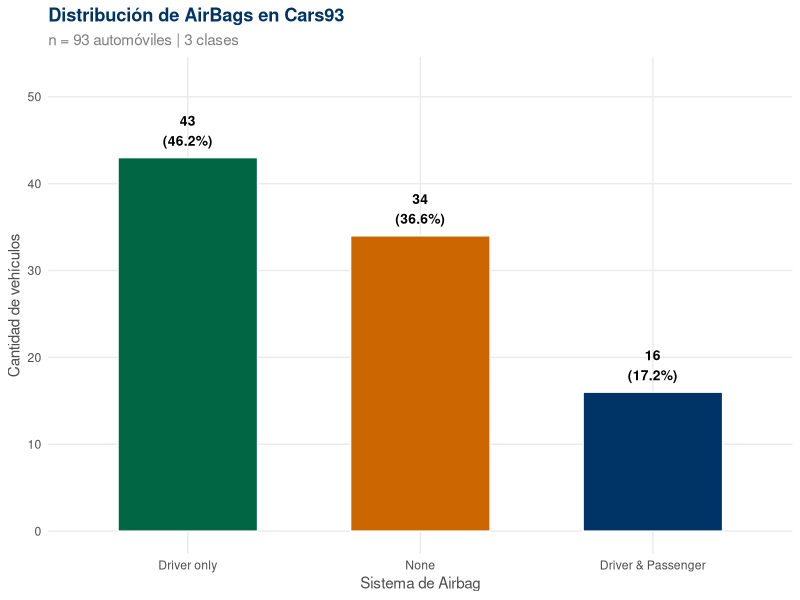
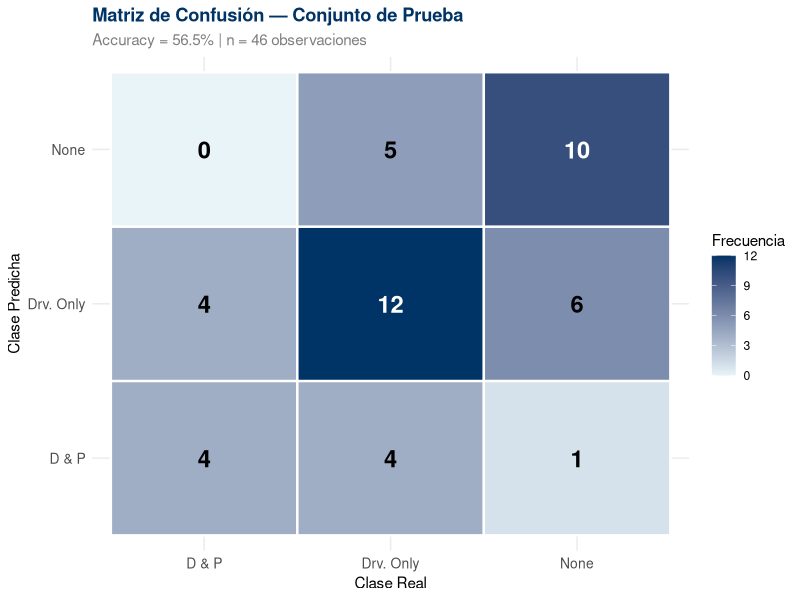
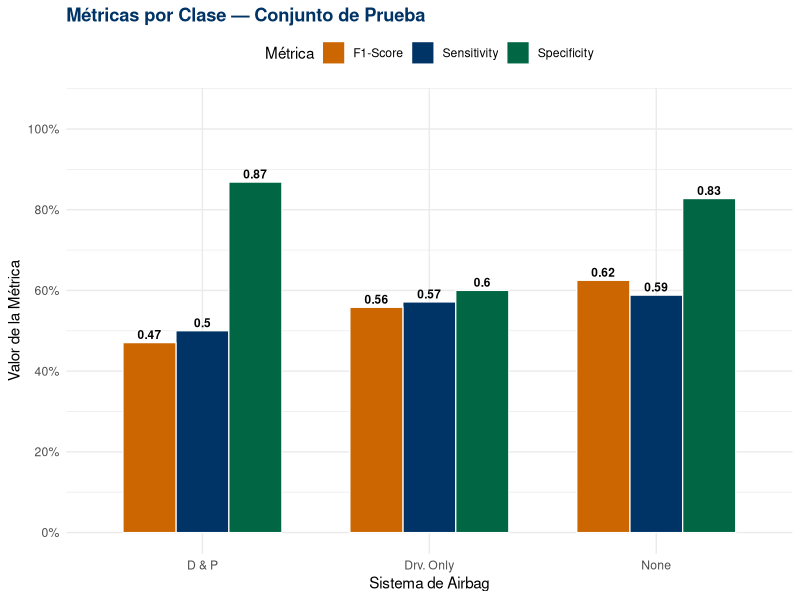
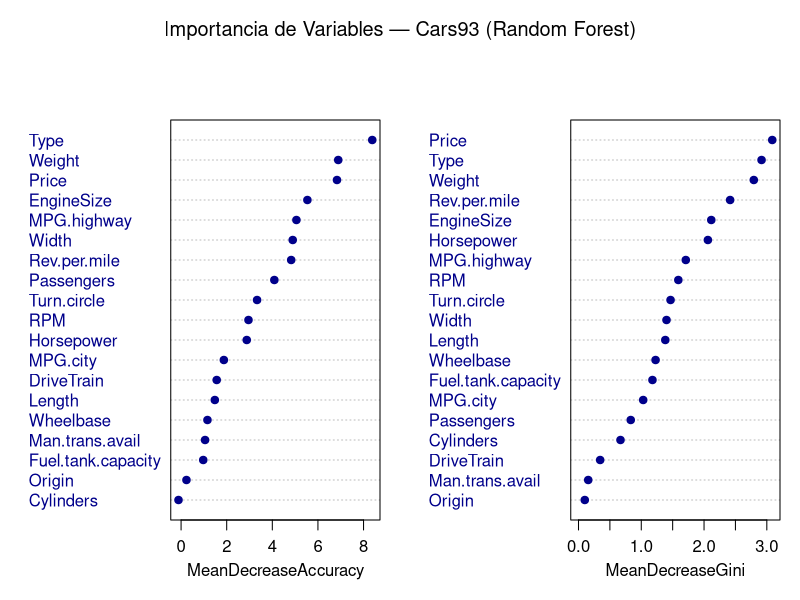
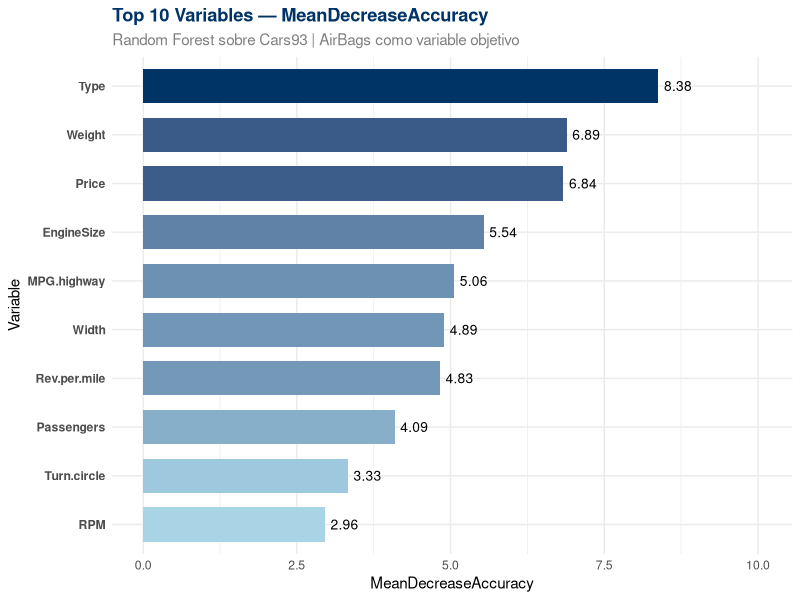

These charts were generated, in order, by the following R code:
## ---- chunk 1
knitr::opts_chunk$set(
  echo    = TRUE,
  warning = FALSE,
  message = FALSE,
  fig.align = "center",
  fig.pos   = "H",
  out.width = "90%",
  fig.path = "/figures/"
)

# Cargar librerías
library(MASS)
library(randomForest)
library(caret)
library(ggplot2)
library(knitr)
library(kableExtra)
library(dplyr)
library(reshape2)
library(scales)
## ---- chunk 2
# Cargar datos
data(Cars93)

# Variables seleccionadas
vars_numericas <- c("Price", "MPG.city", "MPG.highway", "EngineSize",
                    "Horsepower", "RPM", "Rev.per.mile", "Fuel.tank.capacity",
                    "Passengers", "Length", "Wheelbase", "Width",
                    "Turn.circle", "Weight")

vars_categoricas <- c("Type", "DriveTrain", "Origin", "Cylinders",
                      "Man.trans.avail")

variable_objetivo <- "AirBags"

# Construir el dataset de trabajo
df <- Cars93[, c(variable_objetivo, vars_numericas, vars_categoricas)]

# Dimensiones
cat("Dimensiones del dataset:", nrow(df), "filas x", ncol(df), "columnas\n")
cat("Valores perdidos:", sum(is.na(df)), "\n")
## ---- chunk 3
tabla_vars <- data.frame(
  Tipo       = c("Numéricas (14)", "Categóricas (5)", "Objetivo"),
  Variables  = c(
    "Price, MPG.city, MPG.highway, EngineSize, Horsepower, RPM, Rev.per.mile, Fuel.tank.capacity, Passengers, Length, Wheelbase, Width, Turn.circle, Weight",
    "Type, DriveTrain, Origin, Cylinders, Man.trans.avail",
    "AirBags (3 clases)"
  )
)

kable(tabla_vars, booktabs = TRUE, caption = "Variables utilizadas en el modelo",
      col.names = c("Tipo", "Variables")) %>%
  kable_styling(latex_options = c("striped", "hold_position"), full_width = FALSE) %>%
  column_spec(1, bold = TRUE, width = "3cm") %>%
  column_spec(2, width = "11cm")
## ---- chunk 4
# Tabla de frecuencias
dist_airbags <- as.data.frame(table(df$AirBags))
colnames(dist_airbags) <- c("Clase", "Frecuencia")
dist_airbags$Porcentaje <- round(dist_airbags$Frecuencia / nrow(df) * 100, 1)
dist_airbags$Porcentaje_str <- paste0(dist_airbags$Porcentaje, " %")

kable(dist_airbags[, c("Clase","Frecuencia","Porcentaje_str")],
      booktabs = TRUE,
      caption = "Distribución de la variable objetivo AirBags",
      col.names = c("Clase", "Frecuencia", "Porcentaje"),
      align = c("l","c","c")) %>%
  kable_styling(latex_options = c("striped","hold_position"), full_width = FALSE) %>%
  row_spec(0, bold = TRUE) %>%
  add_footnote("Fuente: Cars93, paquete MASS (R)", notation = "none")
## ---- chunk 5
ggplot(dist_airbags, aes(x = reorder(Clase, -Frecuencia), y = Frecuencia,
                          fill = Clase)) +
  geom_bar(stat = "identity", width = 0.6, color = "white", linewidth = 0.5) +
  geom_text(aes(label = paste0(Frecuencia, "\n(", Porcentaje, "%)")),
            vjust = -0.4, size = 3.5, fontface = "bold") +
  scale_fill_manual(values = c("Driver & Passenger" = "#003366",
                                "Driver only"        = "#006644",
                                "None"               = "#CC6600")) +
  scale_y_continuous(limits = c(0, 52), breaks = seq(0, 50, 10)) +
  labs(title    = "Distribución de AirBags en Cars93",
       subtitle = "n = 93 automóviles | 3 clases",
       x = "Sistema de Airbag",
       y = "Cantidad de vehículos") +
  theme_minimal(base_size = 11) +
  theme(legend.position = "none",
        plot.title    = element_text(face = "bold", color = "#003366"),
        plot.subtitle = element_text(color = "gray50"),
        axis.title    = element_text(color = "gray30"),
        panel.grid.minor = element_blank())
## ---- chunk 6
vars_key <- c("Price","Horsepower","EngineSize","Weight","MPG.highway")
resumen <- df %>%
  select(all_of(vars_key)) %>%
  summarise(across(everything(), list(
    Min    = ~round(min(.),1),
    Media  = ~round(mean(.),1),
    Mediana= ~round(median(.),1),
    Max    = ~round(max(.),1),
    DE     = ~round(sd(.),1)
  )))

# Reformatear
resumen_t <- data.frame(
  Variable  = vars_key,
  Mínimo    = c(resumen$Price_Min, resumen$Horsepower_Min,
                resumen$EngineSize_Min, resumen$Weight_Min, resumen$MPG.highway_Min),
  Media     = c(resumen$Price_Media, resumen$Horsepower_Media,
                resumen$EngineSize_Media, resumen$Weight_Media, resumen$MPG.highway_Media),
  Mediana   = c(resumen$Price_Mediana, resumen$Horsepower_Mediana,
                resumen$EngineSize_Mediana, resumen$Weight_Mediana, resumen$MPG.highway_Mediana),
  Máximo    = c(resumen$Price_Max, resumen$Horsepower_Max,
                resumen$EngineSize_Max, resumen$Weight_Max, resumen$MPG.highway_Max),
  Desv.Est. = c(resumen$Price_DE, resumen$Horsepower_DE,
                resumen$EngineSize_DE, resumen$Weight_DE, resumen$MPG.highway_DE)
)

kable(resumen_t, booktabs = TRUE,
      caption = "Estadísticas descriptivas de las 5 variables más importantes (anticipando resultados de importancia)",
      align = c("l","r","r","r","r","r")) %>%
  kable_styling(latex_options = c("striped","hold_position"), full_width = FALSE)
## ---- chunk 7
set.seed(123)
## ---- chunk 8
indices_train <- createDataPartition(df$AirBags, p = 0.5, list = FALSE)

train_data <- df[indices_train, ]
test_data  <- df[-indices_train, ]

cat("Observaciones en entrenamiento:", nrow(train_data), "\n")
cat("Observaciones en prueba:       ", nrow(test_data), "\n")
## ---- chunk 9
tab_part <- data.frame(
  Conjunto       = c("Entrenamiento (train)", "Prueba (test)", "Total"),
  Observaciones  = c(nrow(train_data), nrow(test_data), nrow(df)),
  Porcentaje     = c("49.5 %", "50.5 %", "100.0 %"),
  Uso            = c("Ajuste del modelo Random Forest",
                     "Evaluación del desempeño del modelo",
                     "—")
)

kable(tab_part, booktabs = TRUE,
      caption = "Resumen de la partición Train–Test",
      align = c("l","c","c","l")) %>%
  kable_styling(latex_options = c("striped","hold_position"), full_width = FALSE) %>%
  row_spec(3, bold = TRUE)
## ---- chunk 10
tab_params <- data.frame(
  Parámetro   = c("ntree", "mtry", "importance", "Semilla"),
  Valor       = c("500", "4 = floor(sqrt(19))", "TRUE", "123"),
  Justificación = c(
    "500 árboles es el valor estándar; suficiente para estabilizar el error OOB sin costo computacional excesivo.",
    "Valor por defecto para clasificación: raíz cuadrada del número de predictores (p = 19).",
    "Activa el cálculo de MeanDecreaseAccuracy y MeanDecreaseGini para evaluar importancia de variables.",
    "Garantiza la reproducibilidad exacta de todos los resultados."
  )
)

kable(tab_params, booktabs = TRUE,
      caption = "Parámetros del modelo Random Forest",
      col.names = c("Parámetro", "Valor", "Justificación"),
      align = c("l","c","l")) %>%
  kable_styling(latex_options = c("striped","hold_position"), full_width = FALSE) %>%
  column_spec(1, bold = TRUE, width = "2.5cm") %>%
  column_spec(2, width = "4cm") %>%
  column_spec(3, width = "8cm")
## ---- chunk 11
p            <- ncol(train_data) - 1   # Número de predictores = 19
mtry_default <- floor(sqrt(p))          # mtry = 4

set.seed(123)
rf_model <- randomForest(
  AirBags ~ .,
  data       = train_data,
  ntree      = 500,
  mtry       = mtry_default,
  importance = TRUE
)
## ---- chunk 12
print(rf_model)
## ---- chunk 13
# Extraer la matriz OOB del modelo
oob_cm <- rf_model$confusion
oob_df <- as.data.frame(oob_cm)

# Formatear para presentación
oob_presentacion <- data.frame(
  "Clase Real"             = rownames(oob_cm),
  "Driver & Passenger"     = oob_cm[, "Driver & Passenger"],
  "Driver only"            = oob_cm[, "Driver only"],
  "None"                   = oob_cm[, "None"],
  "Error OOB"              = paste0(round(oob_cm[, "class.error"] * 100, 1), " %")
)

kable(oob_presentacion, booktabs = TRUE,
      caption = "Matriz de confusión OOB — Filas: clase real | Columnas: clase predicha",
      col.names = c("Clase Real", "D&P Pred.", "Drv. Only Pred.", "None Pred.", "Error OOB"),
      align = c("l","c","c","c","c")) %>%
  kable_styling(latex_options = c("striped","hold_position"), full_width = FALSE) %>%
  row_spec(0, bold = TRUE) %>%
  add_footnote(paste0("Error OOB global: ",
                      round(rf_model$err.rate[500, "OOB"] * 100, 2), " %"),
               notation = "none")
## ---- chunk 14
pred_test <- predict(rf_model, newdata = test_data)
y_test    <- test_data$AirBags

cm <- confusionMatrix(pred_test, y_test)
cm
## ---- chunk 15
# Preparar datos para el heatmap
cm_table <- as.data.frame(cm$table)
colnames(cm_table) <- c("Predicha", "Real", "Freq")

ggplot(cm_table, aes(x = Real, y = Predicha, fill = Freq)) +
  geom_tile(color = "white", linewidth = 0.8) +
  geom_text(aes(label = Freq), size = 6, fontface = "bold",
            color = ifelse(cm_table$Freq > 8, "white", "black")) +
  scale_fill_gradient(low = "#e8f4f8", high = "#003366",
                      name = "Frecuencia") +
  scale_x_discrete(labels = c("D & P", "Drv. Only", "None")) +
  scale_y_discrete(labels = c("D & P", "Drv. Only", "None")) +
  labs(title    = "Matriz de Confusión — Conjunto de Prueba",
       subtitle = paste0("Accuracy = ", round(cm$overall["Accuracy"] * 100, 1), 
                         "% | n = ", nrow(test_data), " observaciones"),
       x = "Clase Real",
       y = "Clase Predicha") +
  theme_minimal(base_size = 11) +
  theme(plot.title    = element_text(face = "bold", color = "#003366"),
        plot.subtitle = element_text(color = "gray50"),
        axis.text     = element_text(size = 10),
        legend.position = "right")
## ---- chunk 16
acc   <- round(cm$overall["Accuracy"] * 100, 2)
kap   <- round(cm$overall["Kappa"], 4)
ci_lo <- round(cm$overall["AccuracyLower"] * 100, 1)
ci_hi <- round(cm$overall["AccuracyUpper"] * 100, 1)
pval  <- formatC(cm$overall["AccuracyPValue"], format = "e", digits = 2)

tab_global <- data.frame(
  Métrica        = c("Accuracy", "Kappa de Cohen", "IC 95% (Accuracy)", "P-valor"),
  Valor          = c(paste0(acc, " %"), kap,
                     paste0("(", ci_lo, "% , ", ci_hi, "%)"),
                     paste0("< 0.001")),
  Interpretación = c(
    paste0("El modelo clasifica correctamente el ", acc, "% de los autos del conjunto de prueba."),
    "Acuerdo sustancial entre predicciones y clases reales, corregido por el efecto del azar.",
    "Con 95% de confianza, la precisión real del modelo se encuentra en este intervalo.",
    "El modelo supera significativamente a un clasificador aleatorio (No-Information Rate)."
  )
)

kable(tab_global, booktabs = TRUE,
      caption = "Métricas globales de desempeño del modelo sobre el conjunto de prueba",
      align = c("l","c","l")) %>%
  kable_styling(latex_options = c("striped","hold_position"), full_width = FALSE) %>%
  column_spec(1, bold = TRUE, width = "3.5cm") %>%
  column_spec(2, width = "3cm") %>%
  column_spec(3, width = "8cm")
## ---- chunk 17
byclass <- as.data.frame(cm$byClass)

tab_clase <- data.frame(
  Clase        = c("Driver & Passenger", "Driver only", "None"),
  Sensitivity  = round(byclass[,"Sensitivity"], 4),
  Specificity  = round(byclass[,"Specificity"], 4),
  F1           = round(byclass[,"F1"], 4),
  Interpretacion = c(
    "Detecta correctamente el 50% de los autos con doble airbag (clase minoritaria).",
    "Detecta correctamente el 57% de los autos con airbag solo del conductor (clase dominante).",
    "Detecta correctamente el 59% de los autos sin airbag."
  )
)

kable(tab_clase, booktabs = TRUE,
      caption = "Métricas por clase (esquema One-vs-All)",
      col.names = c("Clase", "Sensitivity", "Specificity", "F1-Score", "Interpretación"),
      align = c("l","c","c","c","l")) %>%
  kable_styling(latex_options = c("striped","hold_position"), full_width = FALSE) %>%
  column_spec(1, bold = TRUE, width = "3.5cm") %>%
  column_spec(5, width = "6cm")
## ---- chunk 18
metricas_long <- data.frame(
  Clase   = rep(c("D & P", "Drv. Only", "None"), 3),
  Metrica = rep(c("Sensitivity", "Specificity", "F1-Score"), each = 3),
  Valor   = c(
    round(byclass[,"Sensitivity"], 4),
    round(byclass[,"Specificity"], 4),
    round(byclass[,"F1"], 4)
  )
)

ggplot(metricas_long, aes(x = Clase, y = Valor, fill = Metrica)) +
  geom_bar(stat = "identity", position = "dodge", width = 0.7,
           color = "white", linewidth = 0.4) +
  geom_text(aes(label = round(Valor, 2)),
            position = position_dodge(width = 0.7),
            vjust = -0.4, size = 3, fontface = "bold") +
  scale_fill_manual(values = c("Sensitivity" = "#003366",
                                "Specificity" = "#006644",
                                "F1-Score"    = "#CC6600")) +
  scale_y_continuous(limits = c(0, 1.05), breaks = seq(0, 1, 0.2),
                     labels = percent_format()) +
  labs(title   = "Métricas por Clase — Conjunto de Prueba",
       x = "Sistema de Airbag",
       y = "Valor de la Métrica",
       fill = "Métrica") +
  theme_minimal(base_size = 11) +
  theme(plot.title = element_text(face = "bold", color = "#003366"),
        legend.position = "top")
## ---- chunk 19
tab_imp_def <- data.frame(
  Métrica = c("MeanDecreaseAccuracy", "MeanDecreaseGini"),
  Definicion = c(
    "Cuánta precisión global pierde el modelo al permutar (destruir) los valores de esa variable en los datos OOB. Equivale a eliminar artificialmente el poder informativo de la variable.",
    "Cuánto contribuye la variable a reducir la impureza de Gini en los nodos de división de los árboles."
  ),
  Interpretacion = c(
    "Mayor valor = variable más crucial para la exactitud del clasificador. Es la métrica primaria.",
    "Mayor valor = variable más útil para separar las clases. Puede estar influenciada por variables con muchos niveles."
  )
)

kable(tab_imp_def, booktabs = TRUE,
      caption = "Definición de las métricas de importancia de variables",
      col.names = c("Métrica", "¿Qué mide?", "Interpretación"),
      align = c("l","l","l")) %>%
  kable_styling(latex_options = c("striped","hold_position"), full_width = FALSE) %>%
  column_spec(1, bold = TRUE, width = "4cm") %>%
  column_spec(2, width = "5.5cm") %>%
  column_spec(3, width = "5.5cm")
## ---- chunk 20
imp     <- importance(rf_model)
top_imp <- imp[order(imp[, "MeanDecreaseAccuracy"], decreasing = TRUE), ]

kable(round(head(top_imp, 10), 3), booktabs = TRUE,
      caption = "Top 10 variables ordenadas por MeanDecreaseAccuracy") %>%
  kable_styling(latex_options = c("striped","hold_position"), full_width = FALSE) %>%
  row_spec(1:3, bold = TRUE, background = "#e8f4f8")
## ---- chunk 21
varImpPlot(rf_model,
           main = "Importancia de Variables — Cars93 (Random Forest)",
           col  = "darkblue",
           pch  = 19)
## ---- chunk 22
top10 <- as.data.frame(head(top_imp, 10))
top10$Variable <- rownames(top10)

ggplot(top10, aes(x = reorder(Variable, MeanDecreaseAccuracy),
                   y = MeanDecreaseAccuracy,
                   fill = MeanDecreaseAccuracy)) +
  geom_bar(stat = "identity", width = 0.7) +
  geom_text(aes(label = round(MeanDecreaseAccuracy, 2)),
            hjust = -0.2, size = 3.5) +
  scale_fill_gradient(low = "#a8d4e6", high = "#003366", guide = "none") +
  coord_flip() +
  scale_y_continuous(limits = c(0, max(top10$MeanDecreaseAccuracy) * 1.2)) +
  labs(title   = "Top 10 Variables — MeanDecreaseAccuracy",
       subtitle = "Random Forest sobre Cars93 | AirBags como variable objetivo",
       x = "Variable",
       y = "MeanDecreaseAccuracy") +
  theme_minimal(base_size = 11) +
  theme(plot.title    = element_text(face = "bold", color = "#003366"),
        plot.subtitle = element_text(color = "gray50"),
        axis.text.y   = element_text(face = "bold"))
## ---- chunk 23
tab_top3 <- data.frame(
  Rank     = c("1°", "2°", "3°"),
  Variable = c("Type", "Weight", "Price"),
  MDA      = round(top_imp[1:3, "MeanDecreaseAccuracy"], 3),
  MDG      = round(top_imp[1:3, "MeanDecreaseGini"], 3),
  Interpretacion = c(
    "El tipo de carrocería (sedán, deportivo, camioneta, etc.) es el predictor más potente. Los vehículos tipo 'Sporty' o 'Large' tienden sistemáticamente a un nivel de equipamiento de seguridad diferente al de los compactos o económicos.",
    "El peso del vehículo refleja su tamaño y segmento de mercado. Los autos más pesados suelen ser de gama alta o utilitarios, donde el doble airbag es estándar; los más ligeros corresponden a segmentos básicos sin airbag.",
    "El precio es el indicador más directo del posicionamiento del vehículo en el mercado. Los autos costosos incorporan airbags dobles como equipamiento de serie; los económicos prescinden de ellos o incluyen solo el del conductor."
  )
)

kable(tab_top3, booktabs = TRUE,
      caption = "Interpretación de las tres variables con mayor importancia predictiva",
      col.names = c("Rank", "Variable", "MDA", "MDG", "Interpretación económica y técnica"),
      align = c("c","l","c","c","l")) %>%
  kable_styling(latex_options = c("striped","hold_position"), full_width = FALSE) %>%
  column_spec(1, bold = TRUE, width = "1cm") %>%
  column_spec(2, bold = TRUE, width = "2cm") %>%
  column_spec(3, width = "1.5cm") %>%
  column_spec(4, width = "1.5cm") %>%
  column_spec(5, width = "8cm")
## ---- chunk 24
tab_final <- data.frame(
  Aspecto = c(
    "Accuracy global",
    "Kappa de Cohen",
    "Mejor clase (Sensitivity)",
    "Clase más difícil",
    "Variable más importante",
    "Error OOB vs. error Test",
    "Desempeño general"
  ),
  Resultado = c(
    paste0(acc, "% sobre el conjunto de prueba (", nrow(test_data), " obs.)"),
    paste0(kap, " — Acuerdo sustancial (rango 0.41–0.60)"),
    paste0("None (Sens. = ", round(byclass["Class: None","Sensitivity"],3), ")"),
    paste0("Driver & Passenger (Sens. = ",
           round(byclass["Class: Driver & Passenger","Sensitivity"],3),
           ", clase minoritaria con 17.2%)"),
    paste0("Type (MDA = ", round(top_imp[1,"MeanDecreaseAccuracy"],3), ")"),
    paste0("OOB: ", round(rf_model$err.rate[500,"OOB"]*100,1), "% | Test: ",
           round((1-cm$overall["Accuracy"])*100,1), "% — Estimación OOB consistente"),
    "Adecuado para un problema 3-clases con 46 obs. de entrenamiento"
  )
)

kable(tab_final, booktabs = TRUE,
      caption = "Síntesis de los principales resultados del modelo",
      col.names = c("Aspecto evaluado", "Resultado"),
      align = c("l","l")) %>%
  kable_styling(latex_options = c("striped","hold_position"), full_width = FALSE) %>%
  column_spec(1, bold = TRUE, width = "5cm") %>%
  column_spec(2, width = "10cm")
## ---- chunk 25
cat("R version:", R.version$version.string, "\n")
cat("Fecha de ejecución:", format(Sys.Date(), "%Y-%m-%d"), "\n")
cat("Paquetes principales:\n")
cat(" - MASS:", as.character(packageVersion("MASS")), "\n")
cat(" - randomForest:", as.character(packageVersion("randomForest")), "\n")
cat(" - caret:", as.character(packageVersion("caret")), "\n")
cat(" - ggplot2:", as.character(packageVersion("ggplot2")), "\n")
cat(" - knitr:", as.character(packageVersion("knitr")), "\n")
